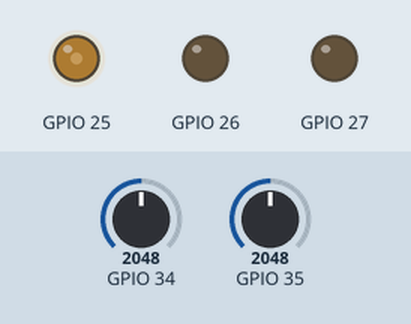
A sketch run on a simulated ESP32. Shown: output pins drawn as LEDs (lit = HIGH). Dashed ring = blinking. The test bench sets the inputs (shaded band); at power-on: GPIO 34 = 2048, GPIO 35 = 2048.

Above: at 1.2 s.
1.3 s: GPIO 34 set to 2798
At 1.9 s:
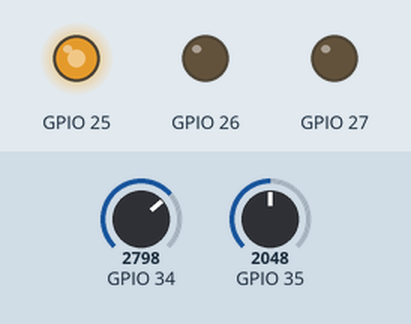
2.8 s: GPIO 34 set to 2903
At 2.89 s:
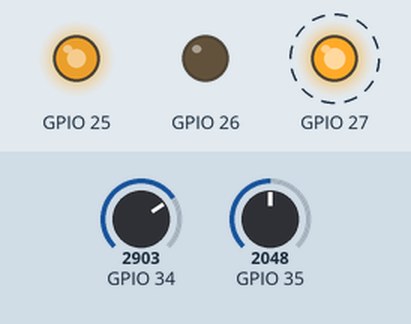
5.8 s: GPIO 35 set to 1969
At 6.5 s:
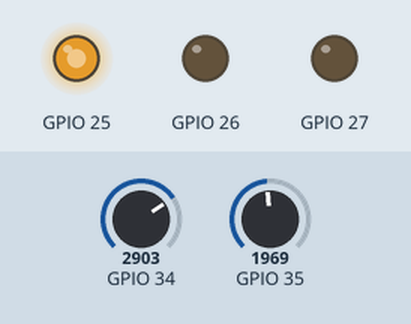
7.3 s: GPIO 35 set to 491
At 7.7 s:
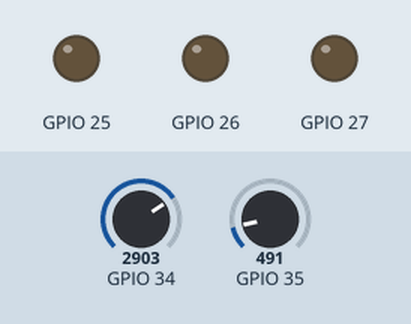
8.8 s: GPIO 35 set to 49
10.3 s: GPIO 35 set to 41
At 11.1 s:
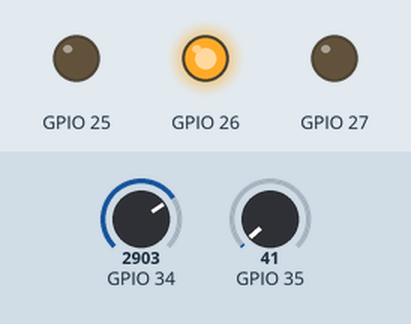
Timing chart, 0 to 12.8 s (numbered marks = the images above; inputs shaded):
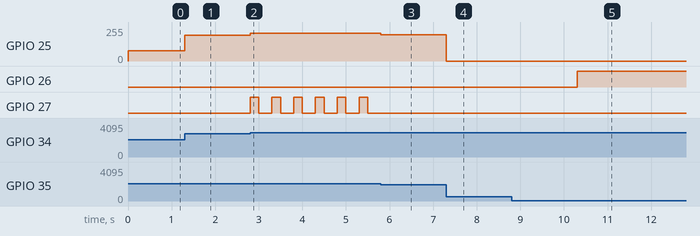

The sketch:

thermostat.ino
```cpp
// Сгенерировано CrabLogic из проекта «thermostat». Ручные правки будут перезаписаны.
// Порядок выполнения: adc1 → adc2 → t1 → t2 → sum → two → temp → heat → heater → setpoint → excess → gain → duty → fan → hot → blink → alarm

#include <Arduino.h>

// Выходы блоков
int32_t adc1_out = 0;
int32_t adc2_out = 0;
float t1_out = 0.0f;
float t2_out = 0.0f;
float sum_out = 0.0f;
float two_out = 0.0f;
float temp_out = 0.0f;
bool heat_out = false;
float setpoint_out = 0.0f;
float excess_out = 0.0f;
float gain_out = 0.0f;
float duty_out = 0.0f;
bool hot_out = false;
bool blink_out = false;

// blink: generator
unsigned long blink_start = 0;

// pwm_out: общий код
static inline int32_t crab_f2i(float x) {
  if (x != x) return 0;
  if (x >= 2147483648.0f) return INT32_MAX;
  if (x <= -2147483648.0f) return INT32_MIN;
  return (int32_t)x;
}

void setup() {
  // two: constant
  two_out = 2.0f;

  // heater: digital_out
  pinMode(26, OUTPUT);

  // setpoint: constant
  setpoint_out = 22.0f;

  // gain: constant
  gain_out = 10.0f;

  // alarm: digital_out
  pinMode(27, OUTPUT);
}

void loop() {
  // adc1: analog_in
  adc1_out = analogRead(34);

  // adc2: analog_in
  adc2_out = analogRead(35);

  // t1: scale
  t1_out = 0.0f + ((float)adc1_out - 0.0f) * (50.0f - 0.0f) / (4095.0f - 0.0f);
  t1_out = constrain(t1_out, 0.0f, 50.0f);

  // t2: scale
  t2_out = 0.0f + ((float)adc2_out - 0.0f) * (50.0f - 0.0f) / (4095.0f - 0.0f);
  t2_out = constrain(t2_out, 0.0f, 50.0f);

  // sum: add
  sum_out = t1_out + t2_out;

  // temp: div
  temp_out = two_out != 0.0f ? sum_out / two_out : 0.0f;

  // heat: hysteresis
  if (temp_out <= 18.0f) {
    heat_out = true;
  } else if (temp_out >= 21.0f) {
    heat_out = false;
  }

  // heater: digital_out
  digitalWrite(26, (heat_out) ? HIGH : LOW);

  // excess: sub
  excess_out = temp_out - setpoint_out;

  // duty: mul
  duty_out = excess_out * gain_out;

  // fan: pwm_out
  analogWrite(25, crab_f2i(constrain(duty_out, 0.0f, 100.0f) * 2.55f + 0.5f));

  // hot: greater
  hot_out = temp_out > 30.0f;

  // blink: generator
  if (hot_out) {
    unsigned long phase = (millis() - blink_start) % (500UL);
    blink_out = phase < 200UL;
  } else {
    blink_start = millis();
    blink_out = false;
  }

  // alarm: digital_out
  digitalWrite(27, (blink_out) ? HIGH : LOW);
}
```

Measured:
- the behaviour switches between 2866 and 2867 on GPIO 34 (found by bisection; images 1 and 2)
- the behaviour switches between 2012 and 2011 on GPIO 35 (found by bisection; images 2 and 3)
- the behaviour switches between 46 and 45 on GPIO 35 (found by bisection; images 4 and 5)
- after the input at 1.3 s, GPIO 25: 77/255 → 193/255 at once
- after the input at 2.8 s, GPIO 25: 193/255 → 210/255 at once; GPIO 27: alternates HIGH for 0.20 s and LOW for 0.30 s, starting at once
- after the input at 5.8 s, GPIO 25: 210/255 → 197/255 at once; GPIO 27: stops changing and stays LOW
- after the input at 7.3 s, GPIO 25: 197/255 → 0/255 at once
- after the input at 8.8 s, every drawn part: stays the same
- after the input at 10.3 s, GPIO 26: LOW → HIGH at once
